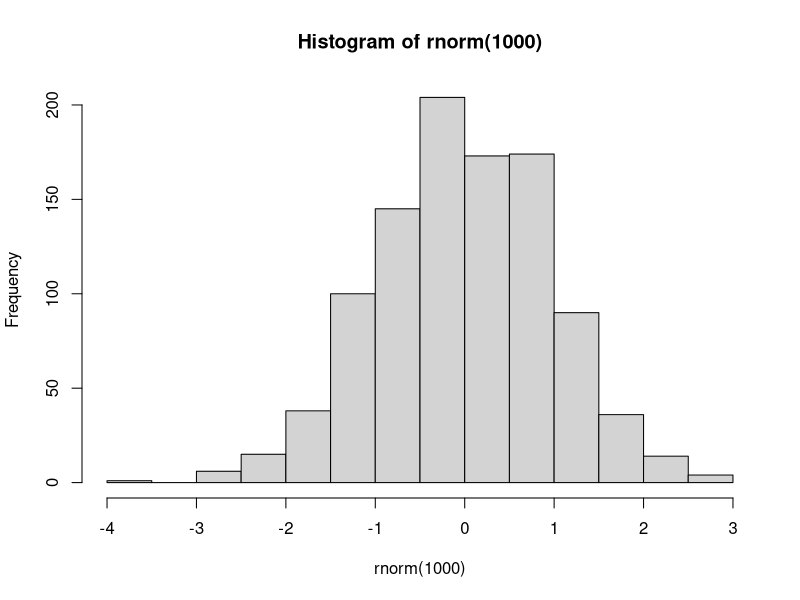
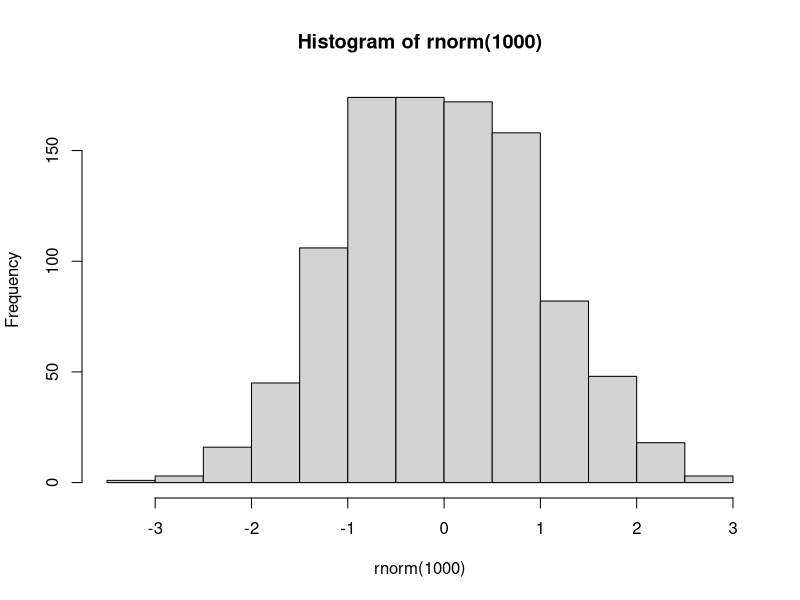
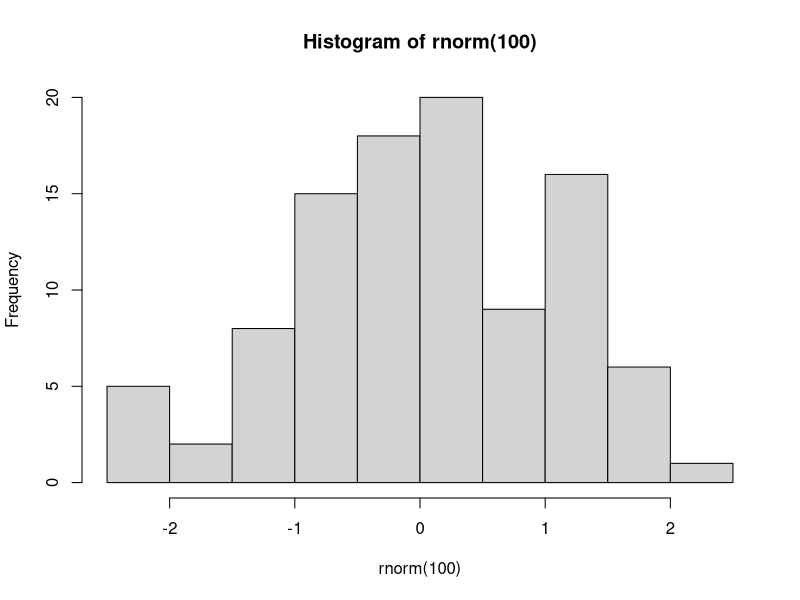

These charts were generated, in order, by the following R code:
params <-
list(isSlides = "no")

## ----setup, include=FALSE-----------------------------------------------------
suppressPackageStartupMessages(require(knitr))
knitr::opts_chunk$set(echo = TRUE, tidy = T)


## ---- results='asis',include=TRUE,echo=FALSE----------------------------------
if(params$isSlides != "yes"){
  cat("# Reproducible Research


"    
  )
  
}



## ----setwd_introtoR,eval=F----------------------------------------------------
## setwd("/PathToMyDownload/Reproducible_R-master/r_course")
## # e.g. setwd("~/Downloads/Reproducible_R-master/r_course")


## ---- results='asis',include=TRUE,echo=FALSE----------------------------------
if(params$isSlides == "yes"){
  cat("class: inverse, center, middle

# Creating Documents from R Scripts

<html><div style='float:left'></div><hr color='#EB811B' size=1px width=720px></html> 


"    
  )
}else{
  cat("# Creating Documents from R Scripts


"    
  )
  
}



## ----eval=F,echo=TRUE---------------------------------------------------------
## library(rmarkdown)
## render("scripts/script.r")


## ----eval=F,echo=TRUE---------------------------------------------------------
## render("scripts/script.r", output_format="html_document")


## ----eval=F,echo=TRUE,tidy=FALSE----------------------------------------------
## render("scripts/script.r", output_format="html_document",
##        output_file="myRenderedDoc.html",output_dir="scripts")


## ---- results='asis',include=TRUE,echo=FALSE----------------------------------
if(params$isSlides == "yes"){
  cat("class: inverse, center, middle

# Comments

<html><div style='float:left'></div><hr color='#EB811B' size=1px width=720px></html> 


"    
  )
}else{
  cat("# Comments


"    
  )
  
}



## ----eval=F-------------------------------------------------------------------
## # Generate some random numbers
## myRandNumbers <- rnorm(100,10,2)


## ----eval=F-------------------------------------------------------------------
## #' this would be placed as code
## # Generate some random numbers
## myRandNumbers <- rnorm(100,10,2)


## ----eval=F-------------------------------------------------------------------
## 
## #'
## #' title: "BRC making notes example"
## #' author: "Tom Carroll"
## #' date: "Reproducible R"
## #'
## #' this would be placed as text in html
## # Generate some random numbers (This is a comment with code)
## myRandNumbers <- rnorm(100,10,2)


## ----eval=F-------------------------------------------------------------------
## 
## #' Some comments for text.
## #+ fig.width=3, fig.height=3
## myRandNumbers <- rnorm(100, 10, 2)
## hist(myRandNumbers)


## ---- results='asis',include=TRUE,echo=FALSE----------------------------------
if(params$isSlides == "yes"){
  cat("class: inverse, center, middle

# Markdown

<html><div style='float:left'></div><hr color='#EB811B' size=1px width=720px></html> 


"    
  )
}else{
  cat("# Markdown


"    
  )
  
}



## ---- results='asis',include=TRUE,echo=FALSE----------------------------------
if(params$isSlides == "yes"){
  cat("class: inverse, center, middle

# Markdown Syntax

<html><div style='float:left'></div><hr color='#EB811B' size=1px width=720px></html> 


"    
  )
}else{
  cat("# Markdown Syntax


"    
  )
  
}



## ----results='asis',eval=F----------------------------------------------------
## Italics = _Italics_ or *Italics*
## Bold  =  __Bold__ or **Bold**


## ---- results='asis',include=TRUE,echo=FALSE----------------------------------
if(params$isSlides == "yes"){
  cat("class: inverse, center, middle

# rMarkdown

<html><div style='float:left'></div><hr color='#EB811B' size=1px width=720px></html> 


"    
  )
}else{
  cat("# rMarkdown


"    
  )
  
}



## ----fig.width=5,fig.height=2-------------------------------------------------
hist(rnorm(1000))


## ----eval=F-------------------------------------------------------------------
## hist(rnorm(1000))


## ----fig.width=5,fig.height=2,echo=FALSE--------------------------------------
hist(rnorm(1000))


## ----tidy=T,fig.width=5,fig.height=2------------------------------------------
        hist( 
rnorm(100  )
)


## ---- collapse=T--------------------------------------------------------------
temp <- rnorm(10)
temp


## ---- eval=F------------------------------------------------------------------
## temp <- rnorm(3)
## temp2 <- rnorm(3)
## dfExample <- data.frame(temp,temp2)
## kable(dfExample,format="markdown")


## -----------------------------------------------------------------------------
temp <- rnorm(3)
temp2 <- rnorm(3)
dfExample <- data.frame(temp,temp2)
kable(dfExample,format="markdown")
